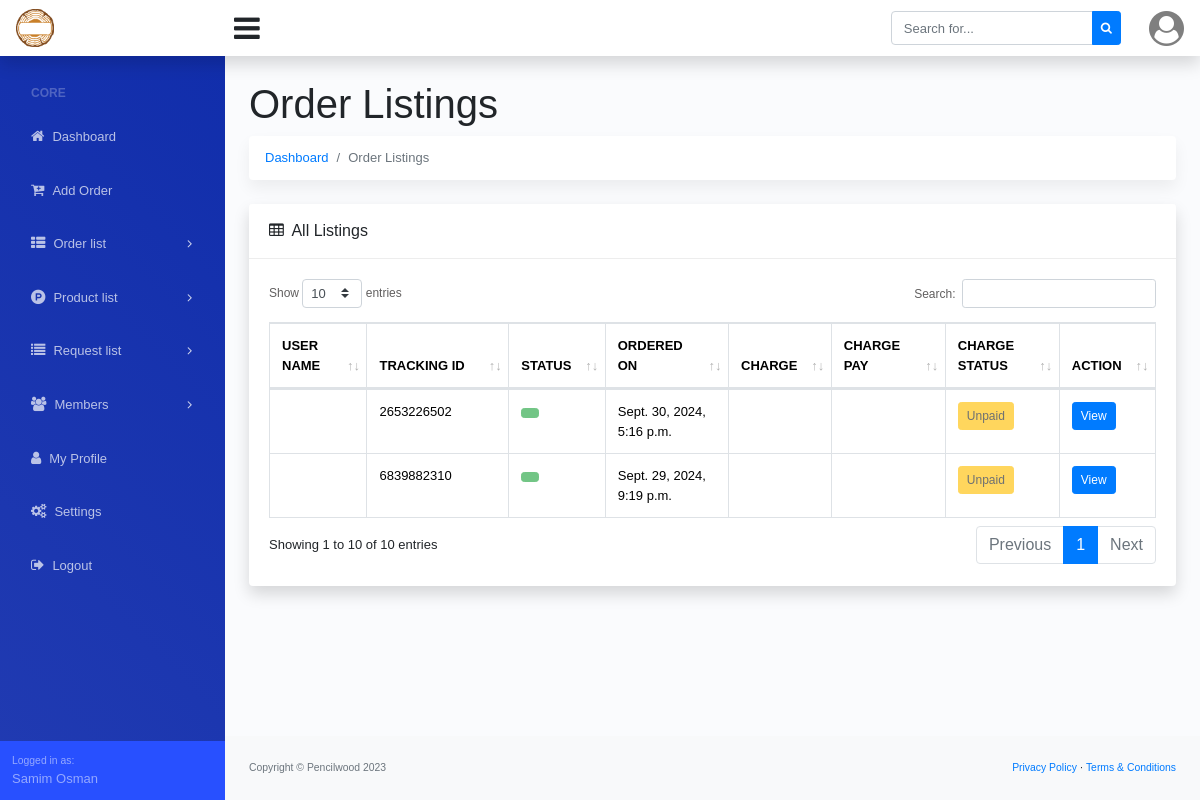
The app's page /order/ (signed in), older data.
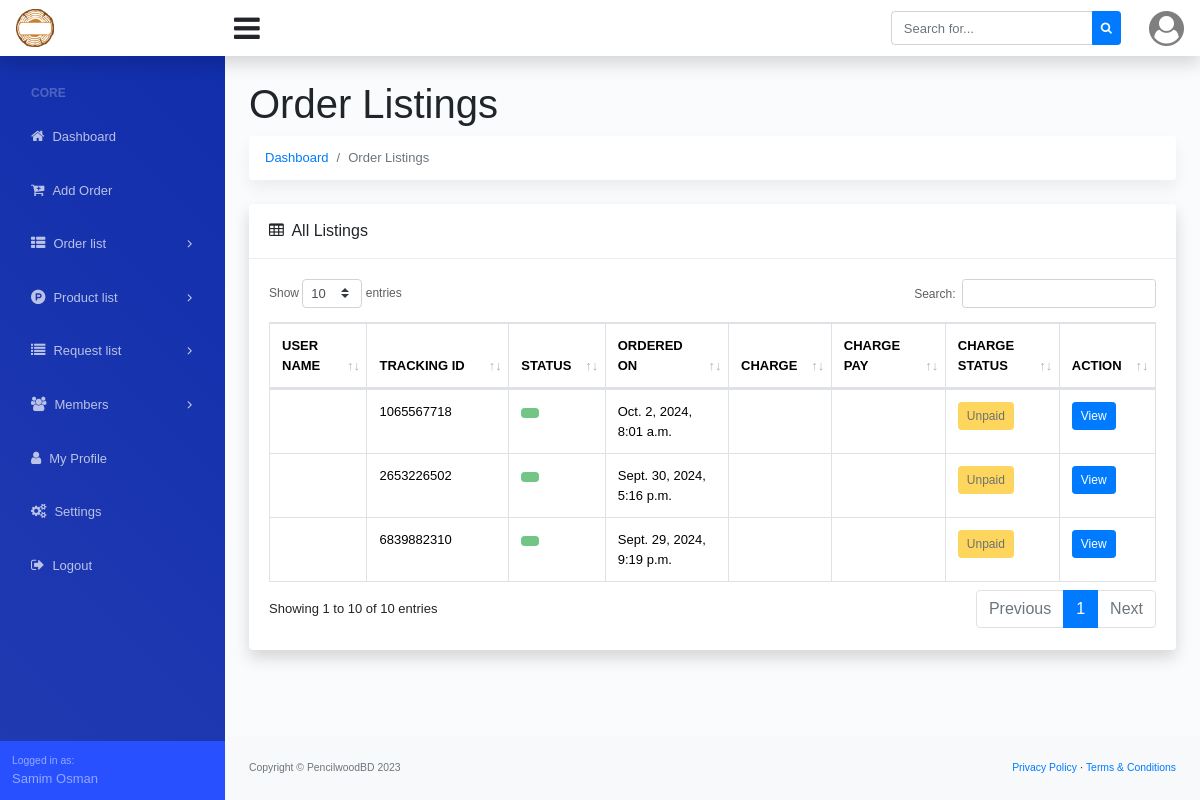
The same page, newer data.
### order/models.py (models this page shows, shortened)
class Order(models.Model):
    STATUS = (
        ('Got Design', 'Got Design'),
        ('Cutting', 'Cutting'),
        ('Cutout Ready', 'Cutout Ready'),
        ('Engrave', 'Engrave'),
        ('Finishing', 'Finishing'),
        ('Packaging', 'Packaging'),
        ('Delivered', 'Delivered'),
        ('Return', 'Return'),
    )
    PAYMENT_STATUS = (
        ('Paid', 'Paid'),
        ('Unpaid', 'Unpaid'),
    )
    PAYMENT_METHOD = (
        ('COD', 'COD'),
        ('Bkash', 'Bkash'),
        ('Nagod', 'Nagod'),
        ('Rocket', 'Rocket'),
        ('Upay', 'Upay'),
    )
    request_order = models.OneToOneField(OrderRequest, on_delete=models.CASCADE, blank=True, null=True, related_name='order')
    tracking_ID = models.CharField(max_length=10, blank=True, null=True)
    delivery_address = models.CharField(max_length=500)
    special_instructions = models.TextField(blank=True, null=True)
    quantity = models.IntegerField(default=1)
    unit_price = models.DecimalField(max_digits=9, blank=True, null=True, decimal_places=2)
    deal_value = models.DecimalField(max_digits=9, blank=True, null=True, decimal_places=2)
    advance_amount = models.DecimalField(max_digits=9, blank=True, null=True, decimal_places=2)
    due_amount = models.DecimalField(max_digits=9, blank=True, null=True, decimal_places=2)
    delivery_charge = models.DecimalField(max_digits=9, blank=True, null=True, decimal_places=2)
    payment_number = models.CharField(max_length=13, blank=True, null=True)
    transaction_id = models.CharField(max_length=30, blank=True, null=True)
    payment_method = models.CharField(max_length=20, choices=PAYMENT_METHOD, blank=True, null=True)
    payment_status = models.CharField(choices=PAYMENT_STATUS, max_length=50, default='Unpaid')
    status = models.CharField(choices=STATUS, max_length=50, default='Pending')
    work_assign = models.ForeignKey(Custom_User, on_delete=models.CASCADE, blank=True, null=True)
    remark = models.TextField(blank=True, null=True)
    order_date = models.DateTimeField(auto_now_add=True)
    last_update = models.DateTimeField(auto_now=True)
    delivery_date = models.DateField(blank=True,null=True)
    return_date = models.DateField(blank=True,null=True)

### dashboard/models.py (models this page shows, shortened)
class Site_Settings(models.Model):
    fav_icon = models.ImageField(upload_to='logo/', blank=True, null=True)
    logo = models.ImageField(upload_to='logo/', blank=True, null=True)
    website_name = models.CharField(max_length=200, blank=True, null=True)
    website_title = models.CharField(max_length=1000, blank=True, null=True)
    copyright_company = models.CharField(max_length=200)
    copyright_year = models.CharField(max_length=4)

### order/views.py (the view)
# urls.py: path('order/', order_list, name='order_list'),
@login_required
def order_list(request):
    filter = request.GET.get('filter')
    if filter == 'active':
        order = Order.objects.filter(
                Q(status='Got Design') | Q(status='Cutting') | Q(status='Cutout Ready') | Q(status='Engrave') | Q(status='Finishing') | Q(status='Packaging') | Q(status='Delivered')).order_by('-id')
    elif filter == 'pending':
        order = Order.objects.filter(status='Pending').order_by('-id')
    elif filter == 'today':
        today = timezone.now().date()
        order = Order.objects.filter(order_date__date=today).order_by('-id')
    elif filter == 'delivered':
        order = Order.objects.filter(status='Delivered').order_by('-id')
    else:
        order = Order.objects.all().order_by('-id')
    return render(request, 'order/order.html', {'order': order})

### dashboard/context_processor.py (called while the page is built)
def website_settings(request):
    website_setting = Site_Settings.objects.all().first()
    return {'website_setting': website_setting}

### templates/order/order.html (shortened to what the changed rows need)
{% extends '../base.html' %}
{% block dashboard_body %}
<main>
    <div class="container-fluid">
        <h1 class="mt-4">Order Listings</h1>
        <div class="row">
            <div class="col-xl-12">
                <div class="card mb-4">
                    <div class="card-body">
                        <div class="table-responsive">
                            <div id="dataTable_wrapper" class="dataTables_wrapper dt-bootstrap4 no-footer">
                                <div class="row">
                                    <div class="col-sm-12">
                                        <table class="table table-bordered dataTable no-footer" id="dataTable"
                                            width="100%" cellspacing="0" role="grid" aria-describedby="dataTable_info"
                                            style="width: 100%;">
                                            <thead>
                                                <tr class="text-uppercase" role="row">
                                                    <th class="sorting" tabindex="0" aria-controls="dataTable"
                                                        rowspan="1" colspan="1"
                                                        aria-label="User Name: activate to sort column ascending"
                                                        style="width: 51.2px;">User Name</th>
                                                    <th class="sorting" tabindex="0" aria-controls="dataTable"
                                                        rowspan="1" colspan="1"
                                                        aria-label="Tracking ID: activate to sort column ascending"
                                                        style="width: 94.2px;">Tracking ID</th>
                                                    <th class="sorting" tabindex="0" aria-controls="dataTable"
                                                        rowspan="1" colspan="1"
                                                        aria-label="Status: activate to sort column ascending"
                                                        style="width: 50.2px;">Status</th>
                                                    <th class="sorting" tabindex="0" aria-controls="dataTable"
                                                        rowspan="1" colspan="1"
                                                        aria-label="Ordered on: activate to sort column ascending"
                                                        style="width: 76.2px;">Ordered on</th>
                                                    <th class="sorting" tabindex="0" aria-controls="dataTable"
                                                        rowspan="1" colspan="1"
                                                        aria-label="Charge: activate to sort column ascending"
                                                        style="width: 42.2px;">Charge</th>
                                                    <th class="sorting" tabindex="0" aria-controls="dataTable"
                                                        rowspan="1" colspan="1"
                                                        aria-label="Charge Pay: activate to sort column ascending"
                                                        style="width: 67.2px;">Charge Pay</th>
                                                    <th class="sorting" tabindex="0" aria-controls="dataTable"
                                                        rowspan="1" colspan="1"
                                                        aria-label="Charge Status: activate to sort column ascending"
                                                        style="width: 67.2px;">Charge Status</th>
                                                    <th class="sorting" tabindex="0" aria-controls="dataTable"
                                                        rowspan="1" colspan="1"
                                                        aria-label="Action: activate to sort column ascending"
                                                        style="width: 50px;">Action</th>
                                                </tr>
                                            </thead>
                                            <tbody>
                                                {% for order in order %}
                                                <tr role="row" class="odd">
                                                    <td> {{order.user.username}} </td>
                                                    <td>{{order.tracking_ID}}</td>
                                                    <td>
                                                        <button disabled="" type="button" class="btn btn-sm btn-success btn-round">
                                                        </button>
                                                    </td>
                                                    <td>
                                                        {{order.order_date}}
                                                    </td>
                                                    <td>
                                                    </td>
                                                    <td>
                                                    </td>
                                                    <td>
                                                        {% if order.shipping_charge_paid == True %}
                                                        <button disabled="" type="button" class="btn btn-sm btn-success btn-round">
                                                        Paid
                                                        </button>
                                                        {% else %}
                                                        <button disabled="" type="button" class="btn btn-sm btn-warning btn-round">
                                                        Unpaid
                                                        </button>
                                                        {% endif %}
                                                    </td>
                                                    <td>
                                                        <a href="{% url 'order_view' order.id %}" class="btn btn-primary btn-sm">
                                                            View
                                                        </a>
                                                    </td>
                                                </tr>
                                                {% endfor %}
                                            </tbody>
                                        </table>
                                    </div>
                                </div>
                            </div>
                        </div>
                    </div>
                </div>
            </div>
        </div>
    </div>
</main>
{% endblock dashboard_body %}

### templates/base.html (shortened to what this page needs)
{% load static %}
<!DOCTYPE html>
<html lang="en">
<head>
  <link href="https://cdn.jsdelivr.net/npm/bootstrap@5.3.2/dist/css/bootstrap.min.css" rel="stylesheet"
>
  <link href="{% static 'assets/css/dataTables.bootstrap4.min.css' %}" rel="stylesheet">
  <link href="{% static 'assets/css/styles.css' %}" rel="stylesheet" />
  <link rel="stylesheet" href="https://cdnjs.cloudflare.com/ajax/libs/font-awesome/4.7.0/css/font-awesome.min.css">
</head>
<body class="sb-nav-fixed">
  {% include './navbar.html' %}
  <div id="layoutSidenav">
    <div id="layoutSidenav_nav">
      {% include './side_navbar.html' %}
    </div>
    <div id="layoutSidenav_content">
      {% block dashboard_body %}
      {% endblock dashboard_body %}
      <footer class="py-4 bg-light mt-auto">
        <div class="container-fluid">
          <div class="d-flex align-items-center justify-content-between small">
            <div class="text-muted">Copyright &copy; {{website_setting.copyright_company}} {{website_setting.copyright_year}}</div>
            <div>
              <a href="">Privacy Policy</a>
              &middot;
              <a href="">Terms &amp; Conditions</a>
            </div>
          </div>
        </div>
      </footer>
    </div>
  </div>
</body>
</html>

### templates/navbar.html (shortened to what this page needs)
{% load static %}
<nav class="sb-topnav navbar navbar-expand navbar-light bg-white shadow-sm">
    <a class="navbar-brand" href="{% url 'dashboard' %}">
        <img alt="logo" src="{{website_setting.logo.url}}" width="60%">
    </a>
    <button class="btn btn-link btn-sm order-1 order-lg-0" id="sidebarToggle" href="#"
        style="font-size: 30px !important;"><i class="fa fa-bars"></i></button>
    <form class="d-none d-md-inline-block form-inline ml-auto mr-0 mr-md-3 my-2 my-md-0">
        <div class="input-group">
            <input class="form-control" type="text" placeholder="Search for..." aria-label="Search"
                aria-describedby="basic-addon2" />
            <div class="input-group-append">
                <button class="btn btn-primary btn-sm" type="button"><i class="fa fa-search"></i></button>
            </div>
        </div>
    </form>
    <ul class="navbar-nav ml-auto ml-md-0">
        <li class="nav-item dropdown no-arrow ml-1 osahan-profile-dropdown">
            <a class="nav-link dropdown-toggle pr-0" href="#" role="button" data-toggle="dropdown" aria-haspopup="true"
                aria-expanded="false">
                <i class="fa fa-user-circle" style="font-size: 35px;"></i>
            </a>
        </li>
    </ul>
</nav>

Row changes from the older to the newer data that the page shows:
changed Site_Settings: copyright_company "Pencilwood" → "PencilwoodBD"
added Order: tracking_ID "1065567718", order_date "Oct. 2, 2024, 8:01 a.m."
